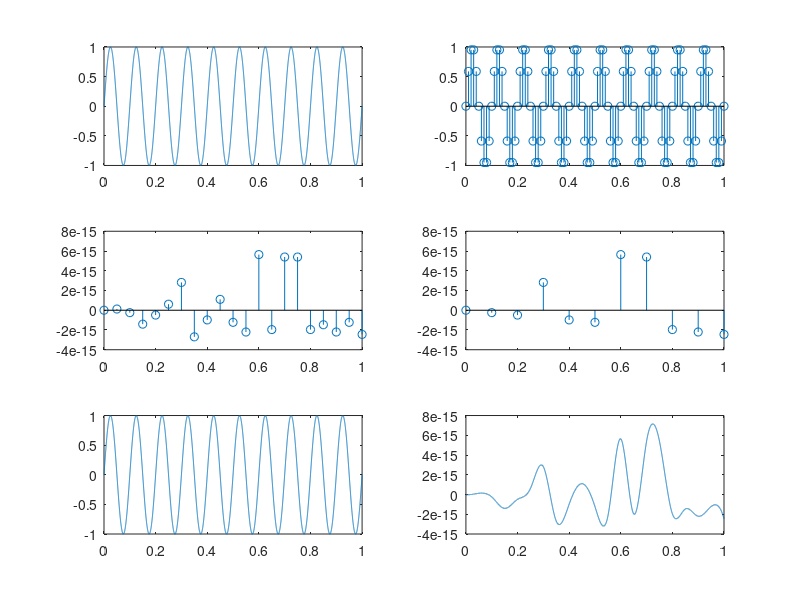

Reproduce this figure in MATLAB.
t = 0:0.0001:1;
t1 = 0:0.01:1;
t2=0:0.05:1;
t3=0:0.1:1;
x=sin(20*pi*t);
x1=sin(20*pi*t1);
x2=sin(20*pi*t2);
x3=sin(20*pi*t3);
subplot(3,2,1), plot(t,x);
subplot(3,2,2) , stem(t1,x1);
subplot(3,2,3) , stem(t2,x2);
subplot(3,2,4) , stem(t3,x3);
rx1 = spline(t1,x1,t);
rx2 = spline(t2,x2,t);
rx3 = spline(t3,x3,t);
subplot(3,2,5) , plot(t,rx1);
subplot(3,2,6) , plot(t,rx2);
